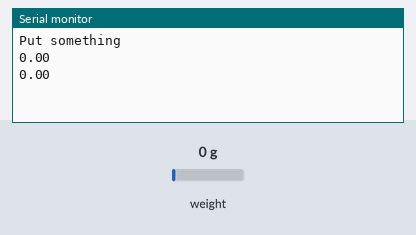
The sketch below on a simulated Arduino Uno, built with avr-gcc and run on an emulated ATmega328P. On the bench: the last lines printed to the serial monitor. Inputs (shaded band) come from the test bench; at power-on: weight on the scale 0 g.

Above: at 8.2 s.
8.3 s: weight on the scale set to 100 g
At 8.3 s:
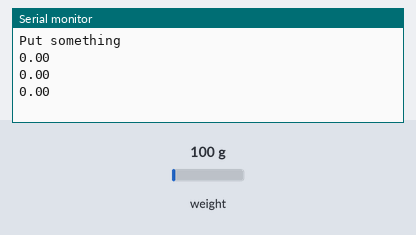
9.8 s: weight on the scale set to 1250 g
At 10.9 s:
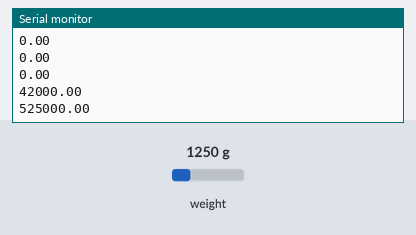
Timing chart, 0 to 12.8 s (numbered marks = the images above; inputs shaded):
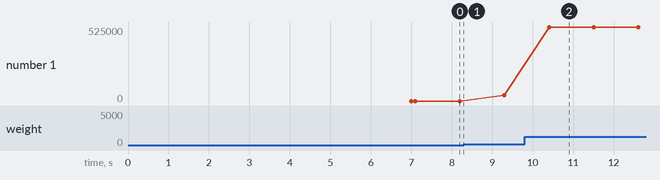

The sketch:

caribrate.ino
```cpp
#include "HX711.h"

HX711 scale;

//const int A1 = 14;//DAT
//const int A0 = PIN_A0;//CLK(たぶんSCK_PIN)

//proto type 1
//front calibration value 2764578.00 (g) scale.begin(A2,A3)
//rear calibration value 2149069.00 (g) scale.begin(A1,A0)

void setup() {
  // put your setup code here, to run once:
  Serial.begin(115200);

  //scale.begin(DAT,SCK);
  scale.begin(A1,A0);
  //scale.begin(A2,A3);
  //初期状態では何も載せてはいけない
  scale.set_scale();
  scale.tare();

  Serial.println("Put something");
  //500gのものを置いたとする
  //new loadcell
  double weight = 65000.;
  delay(5000);
  double value = scale.get_units(10);
  Serial.println(value);
  //-97823(これが実験値)
  //double value=2210345.00; // new loadcell
  scale.set_scale(value/weight);
}

void loop() {
  // put your main code here, to run repeatedly:
  //既知の重さの何かを乗せる。
  //scale.get_unit(10) の値をその重さで割る。(単位重さあたりの値)
  //今回はグラムを単位としよう
  //この割った値を、以後常にscale.set_scaleの引数に入れる必要がある。
  //きゃりぶれーとすると, get_unit(n) で重さがわかる。nは直近何回の平均を取るか。
  Serial.println(scale.get_units(1));
  delay(1000);
}
```

Measured:
- after the input at 9.8 s, the serial monitor: prints a new line after 0.60 s (image 2)
- plotted number 1: 0 → 42000 after the input at 8.3 s, 42000 → 525000 after the input at 9.8 s
